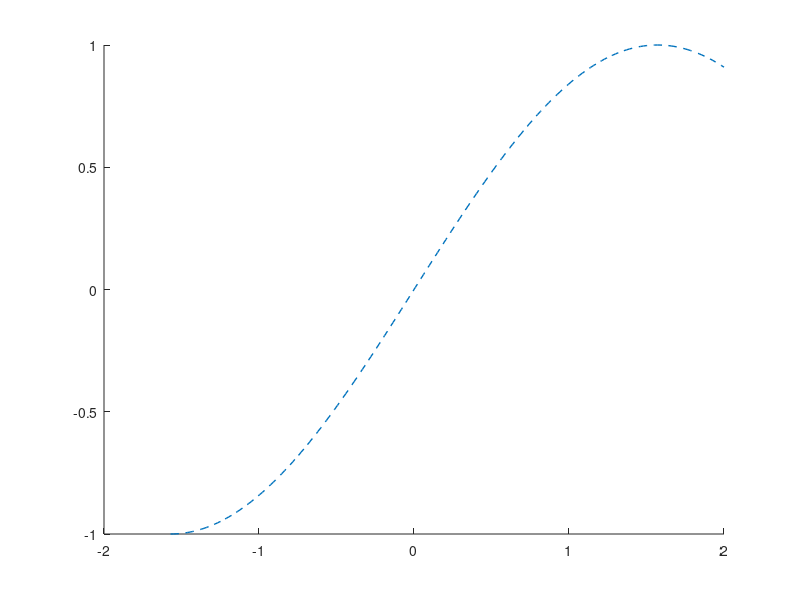

This chart was generated by the following MATLAB code: (Note: this script raises an error after producing the figure.)
% Izaak Neutelings (March 2022)
% Description: Test the asin_ext function.
clear all; close all; clc

disp("1) Extended arcsin")
figure(1)
tmax = 2.0;
t = linspace(-pi/2,tmax,200);
x = linspace(-1,1,200);
tls = "sin"; % legend titles
hold on
plot(t,sin(t),'--','LineWidth',1.0);
for n = [ 0 1 2 3 ]
  y = asin_ext(x,n);
  plot(x,y,'LineWidth',1.6);
  tls{end+1} = sprintf('asin, $n=%d$',n);
end
xlim([-pi/2 tmax]);
ylim([-2 11.3]);
xticks([-pi/2 -1 0 1 pi/2])
yticks([-pi/2 -1 0 1 pi/2:pi/2:11])
xticklabels({'-\pi/2','-1','0','1','\pi/2'}) 
yticklabels({'-\pi/2','-1','0','1','\pi/2','\pi','3\pi/2','2\pi',...
             '5\pi/2','3\pi','7\pi/2'}) 
leg = legend(tls,'Position',[0.76 0.49 0.1 0.04], ...
             'Interpreter','latex','FontSize',13);
leg.ItemTokenSize = [13,100];
grid on
hold off
mysaveas("fig/asin_ext",3.5,0.06)

disp("2) ARCSIN(A*SIN)")
figure(2)
w = 1; %2*pi; % angular frequency
t = linspace(-1,1,50);
tls = {}; % legend titles
hold on
for A = [ -1 0.25 0.5 0.75 1 ] % amplitude
  y = asin_ext(A*sin(w*t),0);
  plot(t,y,'LineWidth',1.3);
  tls{end+1} = sprintf('$A=%.2g$',A);
end
leg = legend(tls,'Location','north', ...
             'Interpreter','latex','FontSize',12);
leg.ItemTokenSize = [13,100];
grid on
hold off

disp("3) FLOOR")
figure(3)
t = linspace(-1,2,200);
tls = strings(1,2); % legend titles
colors = turbo(5); colors(1,:) = []; % color map
i = 1;
hold on
for T = [ 0.5 1 2 ] % period
  w = 2*pi/T; % angular frequency
  n = floor((t+T/4)/(T/2));
  y = sin(w*t);
  plot(t,y,'-.','LineWidth',0.7,'Color',colors(i,:));
  plot(t,n,'LineWidth',1.3,'Color',colors(i,:));
  tls(2*i-1) = sprintf('$T=%g$',T);
  i = i+1;
end
leg = legend(tls,'Location','northwest', ...
             'Interpreter','latex','FontSize',12);
leg.ItemTokenSize = [13,100];
grid on
hold off

disp("4) ARCSIN(SIN,0)")
figure(4)
A = 1; % amplitude
t = linspace(-1,4,200);
tls = {}; % legend titles
hold on
for T = [ 1 2 4 ] % period
  w = 2*pi/T; % angular frequency
  y = asin_ext(A*sin(w*t),0);
  plot(t,y,'LineWidth',1.3);
  tls{end+1} = sprintf('$T=%.2g$',T);
end
leg = legend(tls,'Location','northwest', ...
             'Interpreter','latex','FontSize',12);
leg.ItemTokenSize = [13,100];
grid on
hold off

disp("5) ARCSIN(SIN,t,T)")
figure(5)
A = 1; % amplitude
t = linspace(-1.5,3.5,200);
tls = strings(1,4); % legend titles
colors = turbo(5); colors(1,:) = []; % color map
i = 1;
hold on
for T = [ 1 2 4 ] % period
  w = 2*pi/T; % angular frequency
  [y,n] = asin_ext(A*sin(w*t),t,T);
  plot(t,n,'-.','LineWidth',0.7,'Color',colors(i,:));
  plot(t,y,'LineWidth',1.3,'Color',colors(i,:));
  tls(2*i) = sprintf('$T=%.2g$',T);
  i = i+1;
end
leg = legend(tls,'Location','northwest', ...
             'Interpreter','latex','FontSize',12);
leg.ItemTokenSize = [13,100];
grid on
hold off

disp("Done")

% Help function
function mysaveas(fname,width,rmarg)
  if nargin==1
    width = 8; % height
  end
  if nargin<=2
    rmarg = 0.02; % extra right margin
  end
  set(gca,'Units','normalized'); % ensure normalized units
  set(gcf,'PaperPosition',[0 0 width 5]); % position plot at left hand corner with width w and height 5
  set(gcf,'PaperSize',[width 5]); % set the paper to have width w and height 5
  Tight = get(gca,'TightInset');  % gives you the bording spacing between plot box and any axis labels
  Tight = [0.2/width 0.005 rmarg 0.02]+Tight; % [Left Bottom Right Top] spacing
  set(gca,'Position',[Tight(1) Tight(2) 1-Tight(1)-Tight(3) 1-Tight(2)-Tight(4)]);
  %return % skip saving figures
  saveas(gcf,fname,'pdf') % save figure as PDF
  %%%saveas(gcf,fname,'png') % save figure as PNG (low res)
  print(gcf,fname,'-dpng','-r300') % save figure as PNG (high res)
end